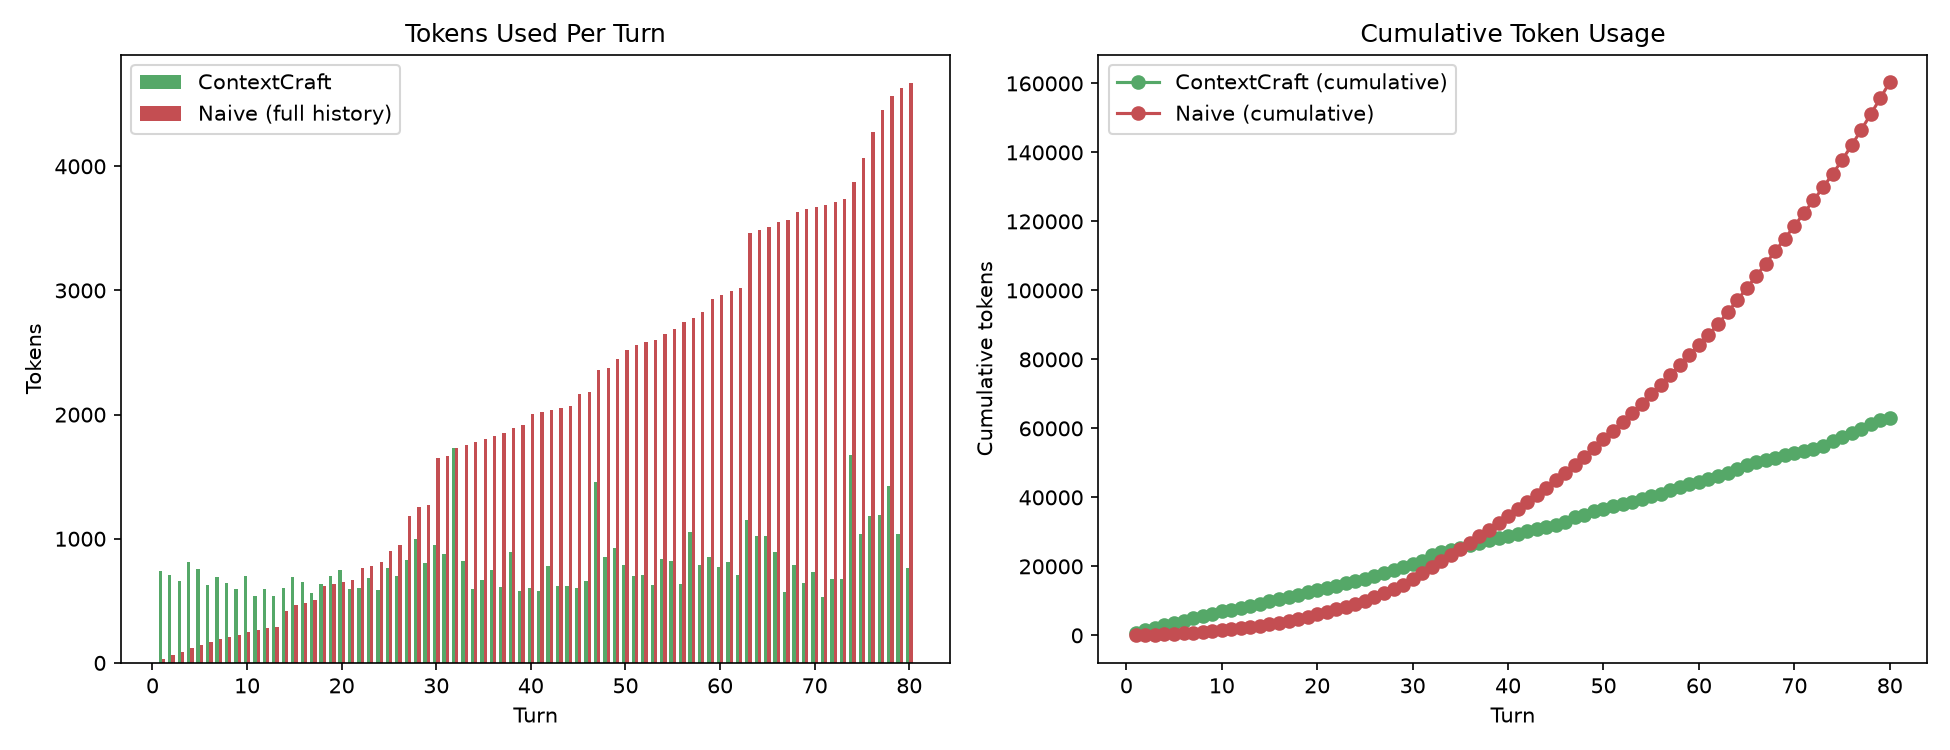

Recreate this plot in Python.
import requests
import pandas as pd
import numpy as np
import matplotlib.pyplot as plt

API_BASE = "http://localhost:8000"


def fetch_token_log() -> pd.DataFrame:
  response = requests.get(f"{API_BASE}/api/v1/token-stats")
  response.raise_for_status()
  records = response.json().get("data", [])

  if not records:
    raise ValueError(
        "No token log data found yet. Send a few chat messages via the "
        "dashboard first, then run this script again."
    )

  df = pd.DataFrame(records)
  df["cumulative_contextcraft"] = df["contextcraft_tokens"].cumsum()
  df["cumulative_naive"] = df["naive_tokens"].cumsum()
  return df


def summarize(df: pd.DataFrame) -> None:
  print("=" * 50)
  print("ContextCraft — Real Token Usage Comparison")
  print("=" * 50)
  print(f"\nTurns logged: {len(df)}")
  print(f"Total ContextCraft tokens used: {df['contextcraft_tokens'].sum():.0f}")
  print(f"Total naive-equivalent tokens:  {df['naive_tokens'].sum():.0f}")

  total_cc = df["contextcraft_tokens"].sum()
  total_naive = df["naive_tokens"].sum()
  if total_naive > 0:
    savings = (total_naive - total_cc) / total_naive * 100
    print(f"Estimated savings: {savings:.1f}%")


def plot(df: pd.DataFrame) -> None:
  fig, axes = plt.subplots(1, 2, figsize=(13, 5))

  # Per-turn comparison
  x = np.arange(1, len(df) + 1)
  width = 0.35
  axes[0].bar(x - width / 2, df["contextcraft_tokens"], width,
              label="ContextCraft", color="#55A868")
  axes[0].bar(x + width / 2, df["naive_tokens"], width,
              label="Naive (full history)", color="#C44E52")
  axes[0].set_title("Tokens Used Per Turn")
  axes[0].set_xlabel("Turn")
  axes[0].set_ylabel("Tokens")
  axes[0].legend()

  # Cumulative comparison
  axes[1].plot(x, df["cumulative_contextcraft"], marker="o",
               color="#55A868", label="ContextCraft (cumulative)")
  axes[1].plot(x, df["cumulative_naive"], marker="o",
               color="#C44E52", label="Naive (cumulative)")
  axes[1].set_title("Cumulative Token Usage")
  axes[1].set_xlabel("Turn")
  axes[1].set_ylabel("Cumulative tokens")
  axes[1].legend()

  plt.tight_layout()
  output_path = "token_savings_live.png"
  plt.savefig(output_path, dpi=150)
  print(f"\nChart saved to: {output_path}")
  plt.show()


if __name__ == "__main__":
  df = fetch_token_log()
  summarize(df)
  plot(df)
